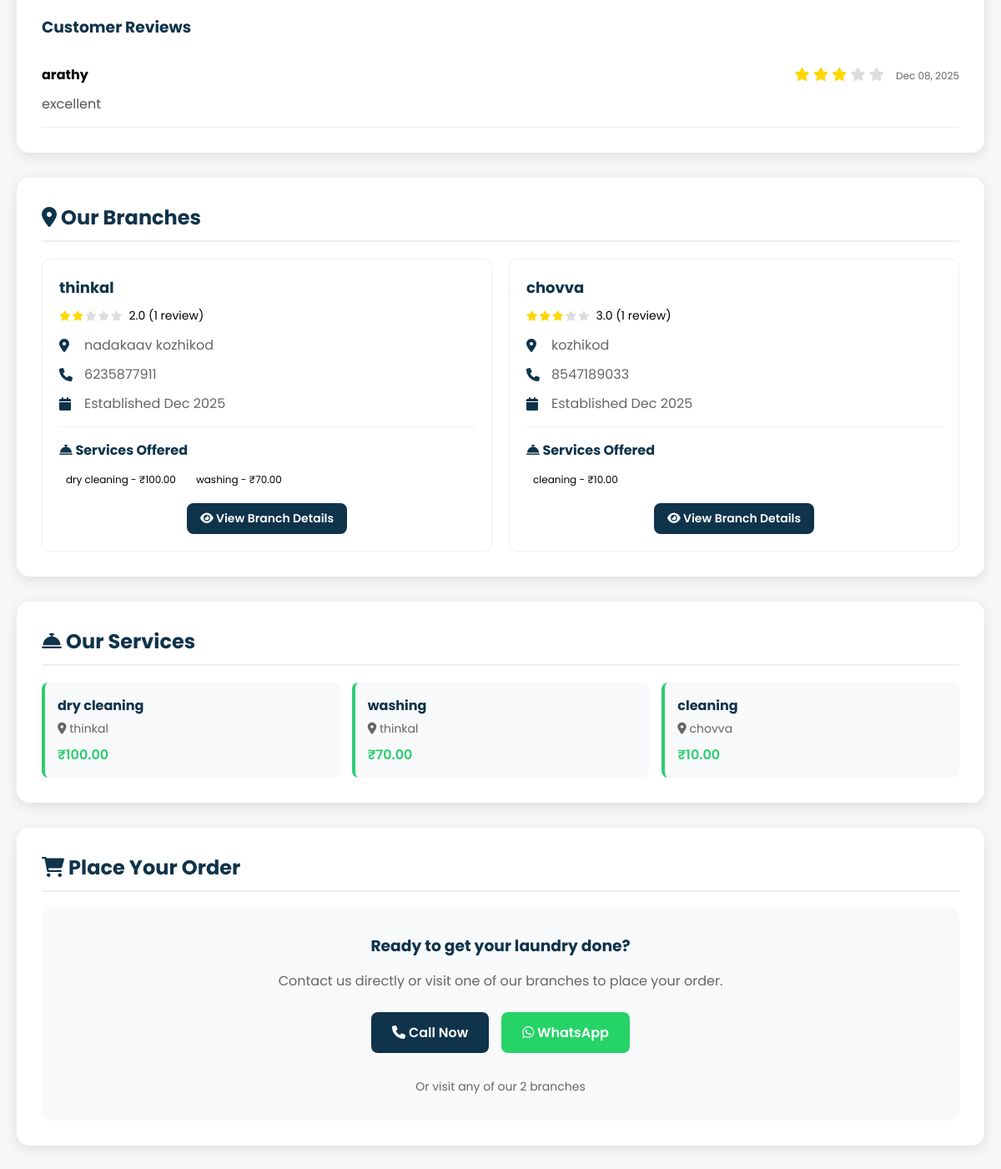
/shop/3/ (signed in, lower part), run on an earlier commit of the app's database.
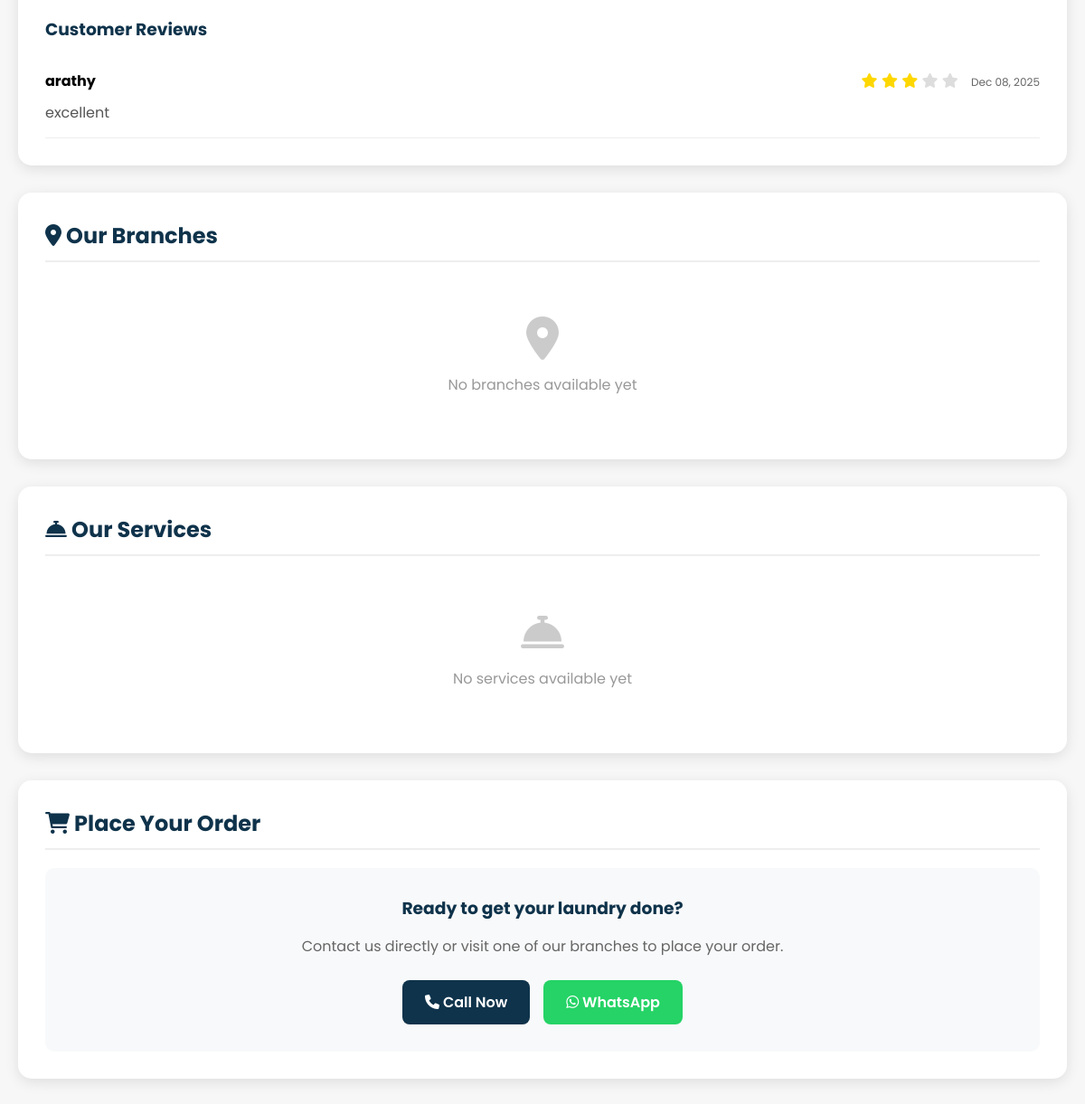
And on a later commit of the database.
### shop/models.py (models this page shows, shortened)
class ShopRating(models.Model):
    user = models.ForeignKey(User, on_delete=models.CASCADE)
    shop = models.ForeignKey(LaundryShop, on_delete=models.CASCADE)
    rating = models.IntegerField(choices=[(i, i) for i in range(1, 6)])
    comment = models.TextField(blank=True)
    created_at = models.DateTimeField(default=timezone.now)
    class Meta:
        unique_together = ('user', 'shop')

class Branch(models.Model):
    shop = models.ForeignKey(LaundryShop, on_delete=models.CASCADE, related_name='branches')
    name = models.CharField(max_length=100)
    address = models.TextField()
    phone = models.CharField(max_length=15, blank=True)
    created_at = models.DateTimeField(default=timezone.now)
    class Meta:
        unique_together = ('shop', 'name')

class Service(models.Model):
    branch = models.ForeignKey(Branch, on_delete=models.CASCADE, related_name='services')
    name = models.CharField(max_length=100)
    price = models.DecimalField(max_digits=10, decimal_places=2, blank=True, null=True)
    cloths = models.ManyToManyField('Cloth', blank=True, related_name='services')
    created_at = models.DateTimeField(default=timezone.now)
    class Meta:
        unique_together = ('branch', 'name')

### shop/views.py (the view)
# urls.py: path("shop/<int:shop_id>/", views.shop_detail, name="shop_detail"),
@login_required
def shop_detail(request, shop_id):
    shop = get_object_or_404(LaundryShop, id=shop_id, is_approved=True)
    branches = Branch.objects.filter(shop=shop).prefetch_related('services')
    for branch in branches:
        branch_ratings = BranchRating.objects.filter(branch=branch)
        branch.average_rating = branch_ratings.aggregate(avg=Avg('rating'))['avg'] or 0
        branch.branch_ratings = branch_ratings
    if branches.count() == 1:
        return redirect('branch_detail', branch_id=branches.first().id)
    all_services = Service.objects.filter(branch__shop=shop).select_related('branch')
    shop_ratings = ShopRating.objects.filter(shop=shop).select_related('user')
    user_rating = ShopRating.objects.filter(shop=shop, user=request.user).first()
    average_rating = shop_ratings.aggregate(avg=Avg('rating'))['avg'] or 0
    context = {
        'shop': shop,
        'branches': branches,
        'all_services': all_services,
        'shop_ratings': shop_ratings,
        'user_rating': user_rating,
        'average_rating': average_rating,
    }
    return render(request, 'shop_detail.html', context)

### shop/templates/shop_detail.html (shortened to what the changed rows need)
{% load static %}
<!DOCTYPE html>
<html lang="en">
<head>
    <link rel="stylesheet" href="https://cdnjs.cloudflare.com/ajax/libs/font-awesome/6.0.0-beta3/css/all.min.css">
</head>
<body>
    <div class="container">
        <div class="section">
            {% if shop_ratings %}
                <div class="ratings-list">
                    {% for rating in shop_ratings %}
                        <div style="border-bottom: 1px solid #eee; padding: 15px 0;">
                            <div style="display: flex; justify-content: space-between; align-items: center; margin-bottom: 10px;">
                                <strong>{{ rating.user.username }}</strong>
                                <div>
                                    {% for i in "12345"|make_list %}
                                        <i class="fas fa-star" style="color: {% if forloop.counter <= rating.rating %}#ffd700{% else %}#ddd{% endif %}"></i>
                                    {% endfor %}
                                    <span style="margin-left: 10px; font-size: 12px; color: #666;">{{ rating.created_at|date:"M d, Y" }}</span>
                                </div>
                            </div>
                            {% if rating.comment %}
                                <p style="color: #555; margin: 0;">{{ rating.comment }}</p>
                            {% endif %}
                        </div>
                    {% endfor %}
                </div>
            {% endif %}
        </div>
        <div class="section">
            <h2><i class="fas fa-map-marker-alt"></i> Our Branches</h2>
            {% if branches %}
                <div class="branches-grid">
                    {% for branch in branches %}
                        <div class="branch-card">
                            <h3>{{ branch.name }}</h3>
                            {% if branch.average_rating %}
                            <div class="branch-rating">
                                <div class="branch-stars">
                                    {% for i in "12345"|make_list %}
                                        <i class="fas fa-star {% if forloop.counter <= branch.average_rating %}filled{% endif %}"></i>
                                    {% endfor %}
                                </div>
                                <span>{{ branch.average_rating|floatformat:1 }} ({{ branch.branch_ratings|length }} review{{ branch.branch_ratings|length|pluralize }})</span>
                            </div>
                            {% endif %}
                            <div class="detail-item" style="margin-bottom: 10px;">
                                <i class="fas fa-map-marker-alt"></i>
                                <span>{{ branch.address }}</span>
                            </div>
                            {% if branch.phone %}
                                <div class="detail-item" style="margin-bottom: 10px;">
                                    <i class="fas fa-phone"></i>
                                    <span>{{ branch.phone }}</span>
                                </div>
                            {% endif %}
                            <div class="detail-item">
                                <i class="fas fa-calendar"></i>
                                <span>Established {{ branch.created_at|date:"M Y" }}</span>
                            </div>
                            {% if branch.services.all %}
                                <div style="margin-top: 15px; padding-top: 15px; border-top: 1px solid #eee;">
                                    <h4 style="color: var(--primary-color); font-size: 16px; margin-bottom: 10px;">
                                        <i class="fas fa-concierge-bell"></i> Services Offered
                                    </h4>
                                    <div style="display: flex; flex-wrap: wrap; gap: 8px;">
                                        {% for service in branch.services.all %}
                                            <span class="status-badge status-ready" style="font-size: 12px; padding: 4px 8px;">
                                                {{ service.name }}{% if service.price %} - ₹{{ service.price }}{% endif %}
                                            </span>
                                        {% endfor %}
                                    </div>
                                </div>
                            {% else %}
                                <div style="margin-top: 15px; padding-top: 15px; border-top: 1px solid #eee; color: #999; font-size: 14px;">
                                    <i class="fas fa-info-circle"></i> No services listed yet
                                </div>
                            {% endif %}
                            <div class="branch-actions">
                                <a href="{% url 'branch_detail' branch.id %}" class="btn btn-primary" style="padding: 8px 16px; font-size: 14px;">
                                    <i class="fas fa-eye"></i> View Branch Details
                                </a>
                            </div>
                        </div>
                    {% endfor %}
                </div>
            {% else %}
                <div class="empty-state">
                    <i class="fas fa-map-marker-alt"></i>
                    <p>No branches available yet</p>
                </div>
            {% endif %}
        </div>
        <div class="section">
            <h2><i class="fas fa-concierge-bell"></i> Our Services</h2>
            {% if all_services %}
                <div class="services-grid">
                    {% for service in all_services %}
                        <div class="service-card">
                            <h4>{{ service.name }}</h4>
                            <div style="color: #666; font-size: 14px; margin-bottom: 8px;">
                                <i class="fas fa-map-marker-alt"></i> {{ service.branch.name }}
                            </div>
                            {% if service.price %}
                                <div class="service-price">₹{{ service.price }}</div>
                            {% else %}
                                <div class="service-price">Price on Request</div>
                            {% endif %}
                        </div>
                    {% endfor %}
                </div>
            {% else %}
                <div class="empty-state">
                    <i class="fas fa-concierge-bell"></i>
                    <p>No services available yet</p>
                </div>
            {% endif %}
        </div>
        <div id="order-form" class="section">
            <h2><i class="fas fa-shopping-cart"></i> Place Your Order</h2>
            <div style="background: #f8f9fa; padding: 30px; border-radius: 10px; text-align: center;">
                <div style="display: flex; gap: 15px; justify-content: center; flex-wrap: wrap;">
                    <a href="tel:{{ shop.phone }}" class="btn btn-primary" style="padding: 12px 25px;">
                        <i class="fas fa-phone"></i> Call Now
                    </a>
                    <a href="https://wa.me/{{ shop.phone|slice:":1" }}" target="_blank" class="btn" style="background: #25d366; color: white; padding: 12px 25px;">
                        <i class="fab fa-whatsapp"></i> WhatsApp
                    </a>
                    {% if branches %}
                        <div style="margin-top: 15px; width: 100%; text-align: center; color: #666; font-size: 14px;">
                            Or visit any of our {{ branches|length }} branches
                        </div>
                    {% endif %}
                </div>
            </div>
        </div>
    </div>
</body>
</html>

What changed in the data, as far as the page shows it:
removed Branch: name "thinkal", average_rating "2.0", branch_ratings|length "1", address "nadakaav kozhikod", phone "6235877911", created_at "Dec 2025"
removed Service: name "dry cleaning", price "100.00", branch.name "thinkal"
removed Service: name "washing", price "70.00", branch.name "thinkal"
removed Branch: name "chovva", average_rating "3.0", branch_ratings|length "1", address "kozhikod", phone "8547189033", created_at "Dec 2025"
removed Service: name "cleaning", price "10.00", branch.name "chovva"
Also different on the page:
{{ branches|length }}: "2" → (not shown)
text no longer shown: "Or visit any of our branches"
text now shown: "No branches available yet No services available yet"
